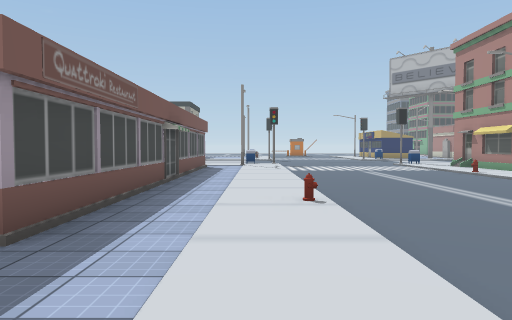
[1] (above)

24 first-person views from a walk through a Unity game level. The camera is 1.4 m above the floor, tilts 2° down and sees 70° across. The floor is counted in squares, 2 m on a side. Each view is taken from the middle of a square. On the plan, view 1 faces up. The plan holds only what a view shows up to about 11 squares ahead; the rest is blank. The place goes on beyond the plan. The player character is not drawn. Some surface patterns are stand-ins.

[2]
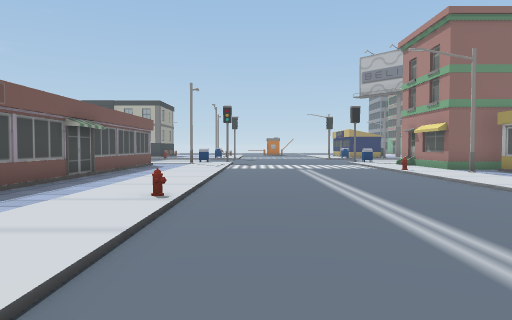

[3]
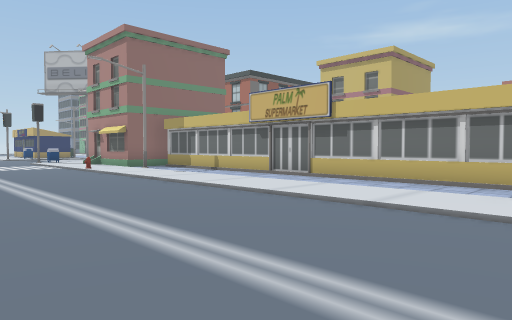

[4]
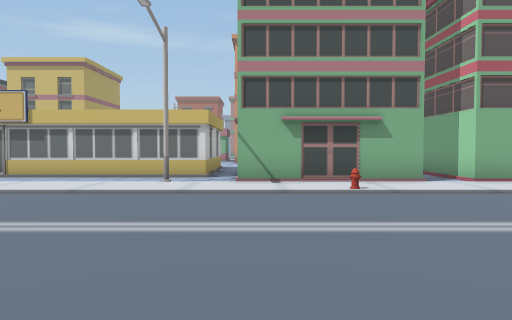

[5]
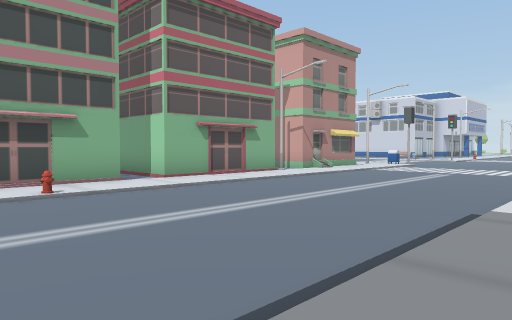

[6]
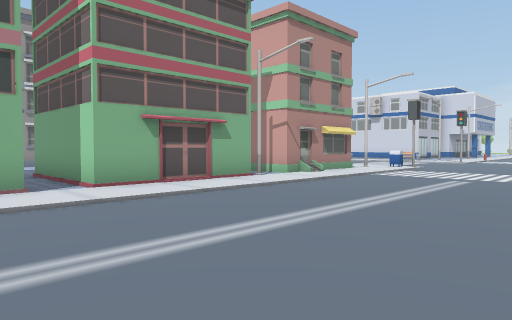

[7]
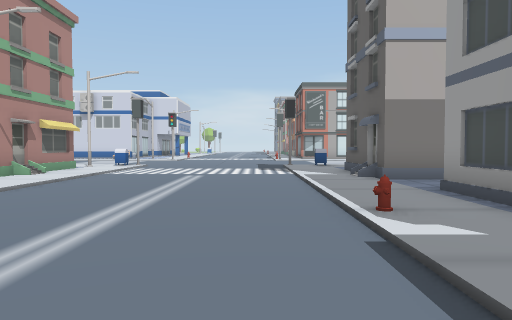

[8]
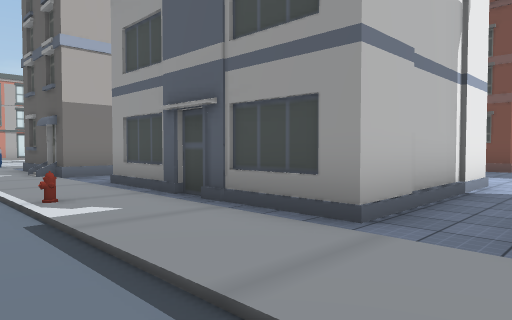

[9]
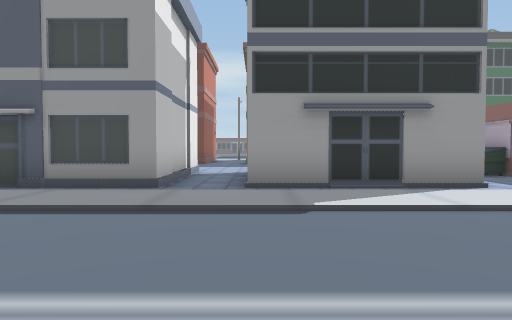

[10]
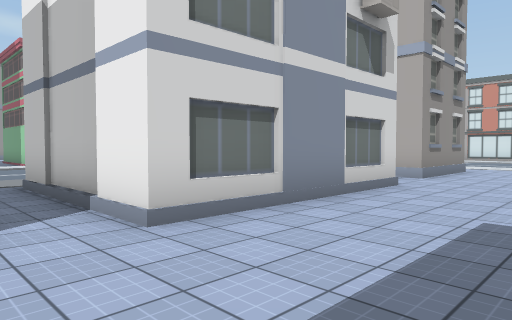

[11]
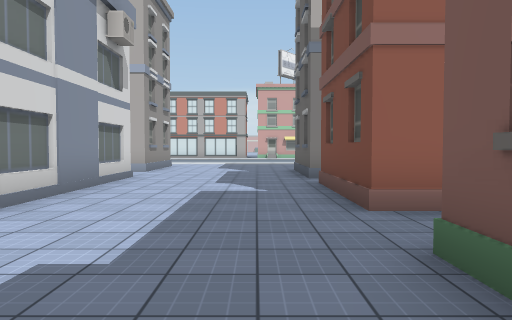

[12]
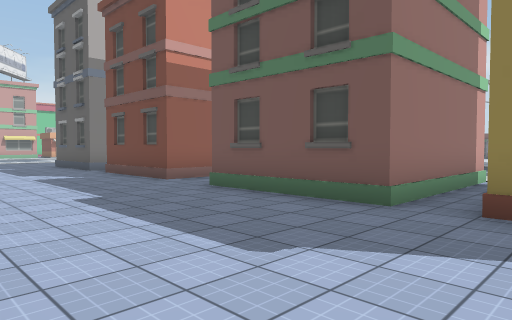

[13]
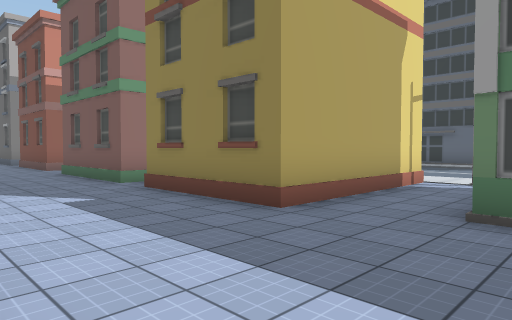

[14]
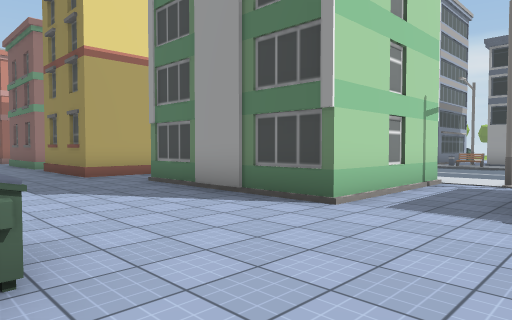

[15]
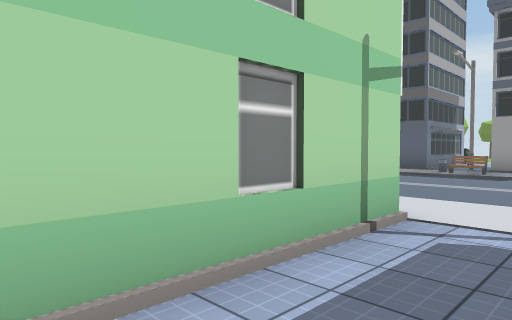

[16]
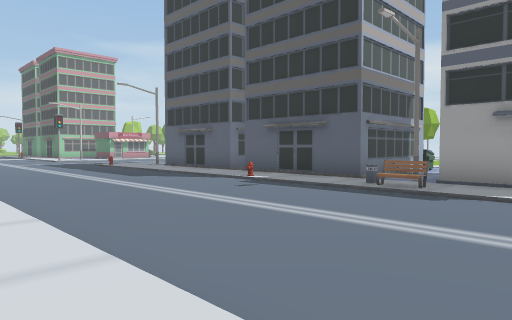

[17]
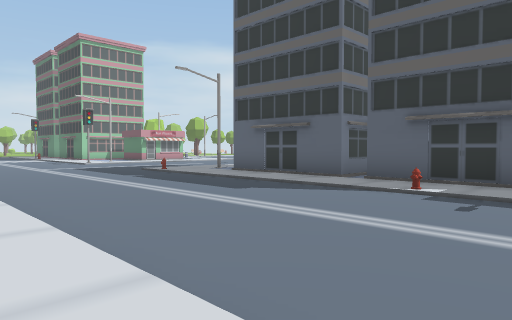

[18]
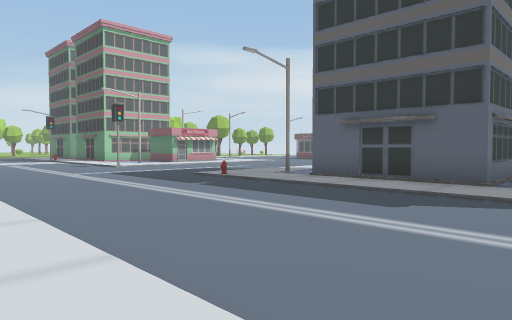

[19]
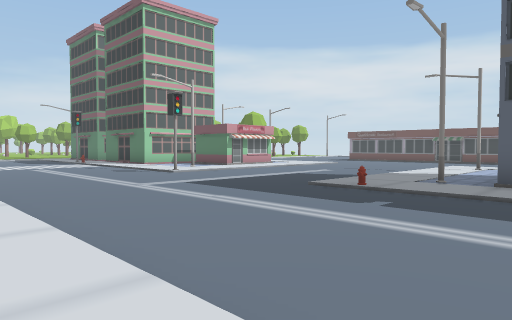

[20]
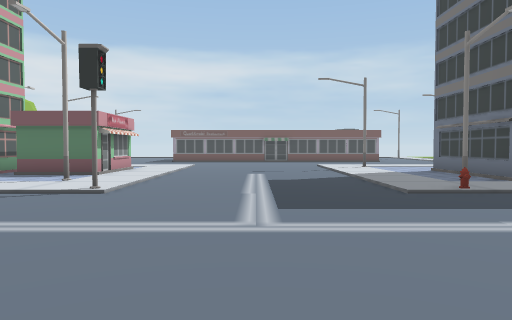

[21]
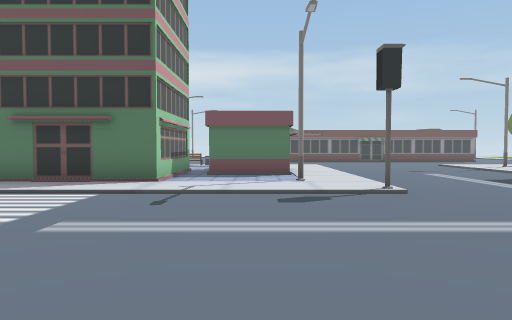

[22]
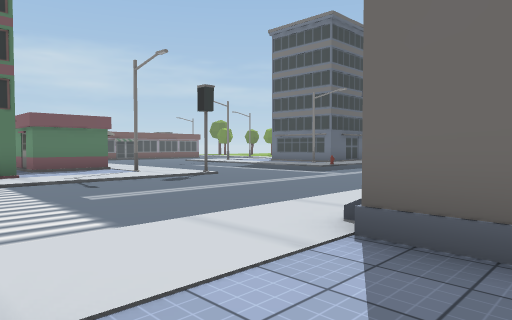

[23]
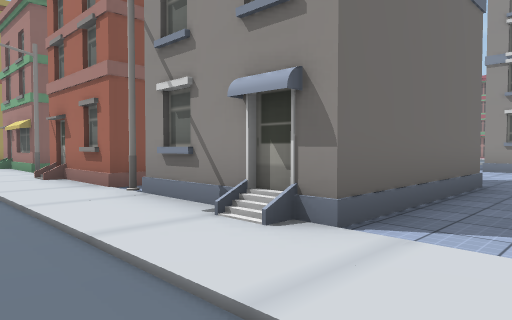

[24]
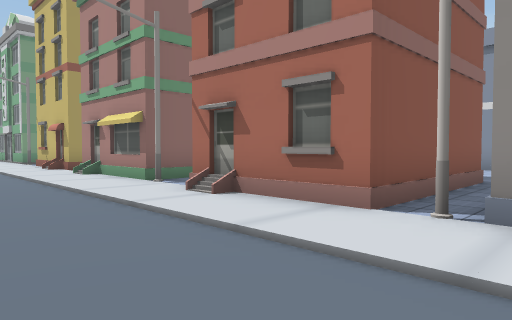

### Floor plan
Key: @ floor where view 1 was taken; # wall or solid block; . main floor; - floor 0.25 m lower than the main floor; / step, stairs or slope; B building; S streetlight; H hydrant; U dumpster; E bench; I bin; O other object.
Columns run from 25 left of view 1 to 11 right of it. Each row starts with its distance up from view 1.
 13                 .. .
 12         -- . S.....
 11    #./----/........U   #../----/.B#
 10    #E/----/.B###...U   #../----O..#
  9   .SI/----/.   #...    #../----/.SB
  8    ../----/.   #...    #../----/..#
  7    #./----/    #.../   #../----/..#
  6    #.H----/.   #...    #../----/..B
  5    #./----/.O....../   #..H----/..#
  4    B./----/.####.../   #../----/..#
  3   ##./----/.#  ##..  ###../----/..B
  2    #./----//#   B.. .U..../----/..#
  1    #./----/.#   ....   .../----/..#
  0 ####./----/.####.....   #@/----/.SB
 -1 ...../----//#   B....   #./----/...
 -2 ...S.H----/.#   ....    #./----/.#
 -3 ...../----/.##  .....   B./----/.#
 -4 ----------/.S  .........../----H.#
 -5 ----------/.####....#####./----/.#  B
 -6 ----------//#   B...B   #./----/.....
 -7 ----------/.#   ....#   #./----/.B###
 -8 ----------/.####....#   #.H----/.##
 -9 .....O----/.S.......#   #./----/.#
-10 B#.S./----/.B   B....   ../----/.#
-11  #.../----/.#   .....  .../----/.S
-12 ##.../----//####....#####//----/.##
-13 #BB#./----/....... .#   #./----//#
-14    #./----/..      .#   B./----/.B
-15    #./-   /. .     ..    ./----/.#

Positions as (right, up) in squares from view 1, and headings:
1: (0, 0), facing up
2: (2, 0), facing up
3: (2, -1), facing up-right
4: (0, -2), facing right
5: (0, -2), facing down-right
6: (1, -4), facing down-right
7: (2, -4), facing down
8: (2, -3), facing down-left
9: (5, -3), facing left
10: (-8, -3), facing down-right
11: (-8, -1), facing down
12: (-5, 2), facing down-left
13: (-6, 7), facing down-left
14: (-6, 13), facing down-left
15: (-10, 12), facing down-left
16: (-14, 12), facing down-left
17: (-14, 8), facing down-left
18: (-14, 5), facing down-left
19: (-14, 1), facing down-left
20: (-14, -6), facing left
21: (-14, -11), facing left
22: (-12, -15), facing up-left
23: (-16, -14), facing up-right
24: (-17, -10), facing up-right
